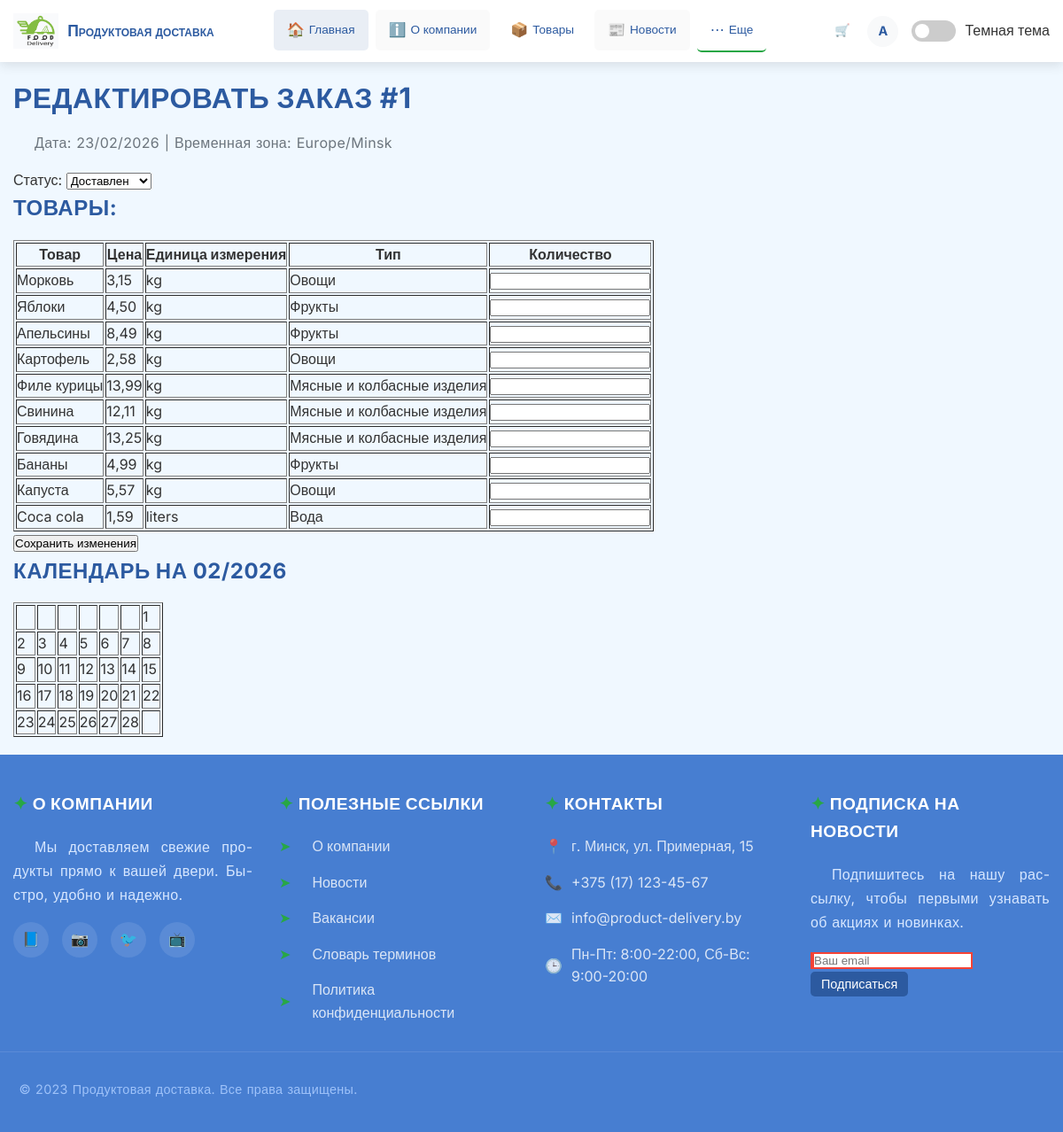
The app's page /orders/1/edit/ (signed in) with its own data.
### delivery_app/models.py (models this page shows, shortened)
class Order(models.Model):
    STATUS_CHOICES = (
        ('Pending', 'В ожидании'),
        ('Shipped', 'Отправлен'),
        ('Delivered', 'Доставлен'),
        ('Canceled', 'Отменен'),
    )
    DELIVERY_METHODS = (
        ('pickup', 'Самовывоз'),
        ('courier', 'Курьер'),
    )
    PAYMENT_METHODS = [
        ("card", "Банковская карта"),
        ("cash", "Наличные при получении"),
    ]
    payment_method = models.CharField(max_length=20, choices=PAYMENT_METHODS, default="cash")
    payment_status = models.CharField(max_length=20, choices=[('pending', 'Ожидает оплаты'), ('paid', 'Оплачено'), ('failed', 'Ошибка оплаты')],default='pending')
    payment_id = models.CharField(max_length=100, blank=True, null=True)
    client = models.ForeignKey(Client, on_delete=models.CASCADE, related_name='orders')
    employee = models.ForeignKey(Employee, on_delete=models.SET_NULL, null=True, blank=True, related_name='handled_orders')
    pickup_point = models.ForeignKey(PickupPoint, on_delete=models.SET_NULL, null=True, blank=True, related_name='orders')
    status = models.CharField(max_length=20, choices=STATUS_CHOICES, default='Pending')
    date_ordered = models.DateTimeField(auto_now_add=True)
    date_delivered = models.DateTimeField(null=True, blank=True)
    delivery_cost = models.DecimalField(max_digits=10, decimal_places=2, default=Decimal('0.00'))
    delivery_method = models.CharField(max_length=20, choices=DELIVERY_METHODS, default='pickup')
    delivery_address = models.CharField(max_length=200, blank=True, help_text="Адрес доставки для курьера")
    promocode = models.ForeignKey(PromoCode, on_delete=models.SET_NULL, null=True, blank=True, related_name='orders')  # Новая связь

class Product(models.Model):
    UNIT_CHOICES = [
        ('pieces', 'Штуки'),
        ('kg', 'Килограммы'),
        ('liters', 'Литры')
    ]
    name = models.CharField(max_length=200)
    price = models.DecimalField(max_digits=10, decimal_places=2)
    unit_of_measurement = models.CharField(max_length=20, choices=UNIT_CHOICES)
    product_type = models.ForeignKey(ProductType, on_delete=models.CASCADE, related_name='products')
    description = models.TextField(blank=True)
    manufacturer = models.ForeignKey(Manufacturer, on_delete=models.SET_NULL, null=True, blank=True, related_name='products')
    weight = models.DecimalField(max_digits=10, decimal_places=2, default=Decimal('1.00'), help_text="Вес в кг")
    stock = models.PositiveIntegerField(default=0, help_text="Количество на складе")
    image = models.ImageField(upload_to='products/', blank=True, null=True, help_text="Изображение товара")

class ProductType(models.Model):
    name = models.CharField(max_length=100)

### delivery_app/views.py (the view, shortened to what this page needs)
# urls.py: path('orders/<int:pk>/edit/', views.edit_order, name='edit_order'),
@login_required
def edit_order(request, pk):
    order = get_object_or_404(Order, pk=pk)
    user = request.user
    if not (user.is_superuser or (hasattr(user, 'employee') and order.employee == user.employee)):
        messages.error(request, "У вас нет прав для редактирования этого заказа.")
        return redirect('delivery_app:order_detail', pk=pk)
    products = Product.objects.all()
    context = {
        'order': order,
        'products': products,
        'current_date': timezone.now().strftime('%d/%m/%Y'),
        'timezone': 'Europe/Minsk',
        'calendar': calendar.monthcalendar(timezone.now().year, timezone.now().month),
    }
    return render(request, 'delivery_app/edit_order.html', context)

### delivery_app/templates/delivery_app/edit_order.html (shortened to what this page needs)
{% extends "delivery_app/base.html" %}
{% block content %}
<h2>Редактировать заказ #{{ order.id }}</h2>
<p>Дата: {{ current_date }} | Временная зона: {{ timezone }}</p>
<form method="post">
    <label for="status">Статус:</label>
    <select name="status" id="status">
        {% for value, label in order.STATUS_CHOICES %}
            <option value="{{ value }}" {% if order.status == value %}selected{% endif %}>{{ label }}</option>
        {% endfor %}
    </select>
    <h3>Товары:</h3>
    <table border="1">
        <thead>
            <tr>
                <th>Товар</th>
                <th>Цена</th>
                <th>Единица измерения</th>
                <th>Тип</th>
                <th>Количество</th>
            </tr>
        </thead>
        <tbody>
            {% for product in products %}
            <tr>
                <td>{{ product.name }}</td>
                <td>{{ product.price }}</td>
                <td>{{ product.unit_of_measurement }}</td>
                <td>{{ product.product_type.name }}</td>
                <td>
                    <input type="number" name="quantity_{{ product.id }}" value="{% for item in order.orderitem_set.all %}{% if item.product.id == product.id %}{{ item.quantity }}{% endif %}{% endfor %}" min="0" step="0.1">
                </td>
            </tr>
            {% endfor %}
        </tbody>
    </table>
    <button type="submit">Сохранить изменения</button>
</form>
<h3>Календарь на {{ current_date|slice:"3:10" }}</h3>
<table border="1">
    {% for week in calendar %}
    <tr>
        {% for day in week %}
        <td{% if day == 0 %} class="empty"{% endif %}>
            {{ day|default:"" }}
        </td>
        {% endfor %}
    </tr>
    {% endfor %}
</table>
{% endblock %}

### delivery_app/templates/delivery_app/base.html (shortened to what this page needs)
{% load static %}
<!DOCTYPE html>
<html lang="ru">
<head>
    <link rel="stylesheet" href="{% static 'delivery_app/css/style.css' %}">
</head>
<body>
    <header>
        <div class="header-container">
            <a href="{% url 'delivery_app:home' %}" class="logo">
                <img src="{% static 'delivery_app/images/logo.png' %}" alt="Логотип доставки продуктов">
                <span class="logo-text">Продуктовая доставка</span>
            </a>
            <nav class="nav-desktop">
                <ul class="nav-menu">
                    <li><a href="{% url 'delivery_app:home' %}"
                            class="nav-link {% if request.resolver_match.url_name == 'home' %}active{% endif %}">
                            <span class="nav-icon">🏠</span> Главная
                        </a></li>
                    <li><a href="{% url 'delivery_app:about' %}"
                            class="nav-link {% if request.resolver_match.url_name == 'about' %}active{% endif %}">
                            <span class="nav-icon">ℹ️</span> О компании
                        </a></li>
                    <li><a href="{% url 'delivery_app:product_list' %}"
                            class="nav-link {% if request.resolver_match.url_name == 'product_list' %}active{% endif %}">
                            <span class="nav-icon">📦</span> Товары
                        </a></li>
                    <li><a href="{% url 'delivery_app:news' %}"
                            class="nav-link {% if request.resolver_match.url_name == 'news' %}active{% endif %}">
                            <span class="nav-icon">📰</span> Новости
                        </a></li>
                    <li class="more-menu">
                        <a href="#" class="nav-link">
                            <span class="nav-icon">⋯</span> Еще
                        </a>
                    </li>
                </ul>
                <div class="user-menu">
                    <a href="{% url 'delivery_app:cart' %}" class="nav-link" title="Корзина"
                        style="position: relative;">
                        <span>🛒</span>
                    </a>
                    {% if user.is_authenticated %}
                    <div class="user-avatar" title="{{ user.username }}">
                        {{ user.username|first|upper }}
                    </div>
                    {% else %}
                    <a href="{% url 'delivery_app:login' %}" class="btn btn-outline">Войти</a>
                    <a href="{% url 'delivery_app:register' %}" class="btn btn-primary">Регистрация</a>
                    {% endif %}
                </div>
                <div class="theme-switcher">
                    <label class="switch">
                        <span class="slider round"></span>
                    </label>
                    <span id="theme-label">Темная тема</span>
                </div>
            </nav>
        </div>
    </header>
    <main>
        <div class="container">
            {% block content %}
            {% endblock %}
        </div>
    </main>
    <footer>
        <div class="footer-container">
            <div class="footer-section">
                <h3>О компании</h3>
                <p>Мы доставляем свежие продукты прямо к вашей двери. Быстро, удобно и надежно.</p>
                <div class="social-links">
                    <a href="#" class="social-link"><span>📘</span></a>
                    <a href="#" class="social-link"><span>📷</span></a>
                    <a href="#" class="social-link"><span>🐦</span></a>
                    <a href="#" class="social-link"><span>📺</span></a>
                </div>
            </div>
            <div class="footer-section">
                <h3>Полезные ссылки</h3>
                <div class="footer-links">
                    <a href="{% url 'delivery_app:about' %}"> О компании</a>
                    <a href="{% url 'delivery_app:news' %}"> Новости</a>
                    <a href="{% url 'delivery_app:vacancies' %}"> Вакансии</a>
                    <a href="{% url 'delivery_app:faq' %}"> Словарь терминов</a>
                    <a href="{% url 'delivery_app:privacy_policy' %}"> Политика
                        конфиденциальности</a>
                </div>
            </div>
            <div class="footer-section">
                <h3>Контакты</h3>
                <div class="contact-info">
                    <div class="contact-item">
                        <span>📍</span>
                        <span>г. Минск, ул. Примерная, 15</span>
                    </div>
                    <div class="contact-item">
                        <span>📞</span>
                        <span>+375 (17) 123-45-67</span>
                    </div>
                    <div class="contact-item">
                        <span>✉️</span>
                        <span>info@product-delivery.by</span>
                    </div>
                    <div class="contact-item">
                        <span>🕒</span>
                        <span>Пн-Пт: 8:00-22:00, Сб-Вс: 9:00-20:00</span>
                    </div>
                </div>
            </div>
            <div class="footer-section">
                <h3>Подписка на новости</h3>
                <p>Подпишитесь на нашу рассылку, чтобы первыми узнавать об акциях и новинках.</p>
                <form class="subscribe-form">
                    <input type="email" placeholder="Ваш email" required>
                    <button type="submit" class="btn btn-primary">Подписаться</button>
                </form>
            </div>
        </div>
        <div class="footer-bottom">
            <p>&copy; 2023 Продуктовая доставка. Все права защищены.</p>
        </div>
    </footer>
</body>
</html>

### delivery_app/static/delivery_app/css/style.css (style rules this page uses)
:root { --primary-color: #2c5aa0; --primary-dark: #1e3d6f; --primary-light: #3a6bc0; --secondary-color: #4CAF50; --secondary-dark: #388E3C; --accent-color: #FF9800; --text-dark: #2c3e50; --text-light: #6c757d; --bg-light: #f8f9fa; --bg-white: #ffffff; --border-color: #e9ecef; --shadow: 0 4px 12px rgba(0, 0, 0, 0.1); --shadow-hover: 0 8px 24px rgba(0, 0, 0, 0.15); }
* { margin: 0; padding: 0; box-sizing: border-box; }
body { font-family: 'Segoe UI', Tahoma, Geneva, Verdana, sans-serif; line-height: 1.6; color: var(--text-dark); background-color: var(--bg-light); }
h1, h2, h3, h4, h5, h6 { color: var(--primary-color); margin-bottom: 1rem; font-weight: 600; }
h2 { font-size: 2em; line-height: 1.3; }
h3 { font-size: 1.5em; }
p { margin-bottom: 1rem; color: var(--text-light); }
a { color: var(--primary-color); text-decoration: none; transition: color 0.3s ease; }
.btn { display: inline-block; padding: 12px 24px; border: none; border-radius: 8px; font-size: 1em; font-weight: 500; text-align: center; cursor: pointer; transition: all 0.3s ease; text-decoration: none; position: relative; overflow: hidden; }
.btn-primary { background-color: var(--primary-color); color: white; }
.container { max-width: 1200px; margin: 0 auto; padding: 0 20px; }

### records on screen
Order: id "1", status "Доставлен"
Product: name "Морковь", price "3,15", unit_of_measurement "kg", product_type.name "Овощи"
Product: name "Яблоки", price "4,50", unit_of_measurement "kg", product_type.name "Фрукты"
Product: name "Апельсины", price "8,49", unit_of_measurement "kg", product_type.name "Фрукты"
Product: name "Картофель", price "2,58", unit_of_measurement "kg", product_type.name "Овощи"
Product: name "Филе курицы", price "13,99", unit_of_measurement "kg", product_type.name "Мясные и колбасные изделия"
Product: name "Свинина", price "12,11", unit_of_measurement "kg", product_type.name "Мясные и колбасные изделия"
Product: name "Говядина", price "13,25", unit_of_measurement "kg", product_type.name "Мясные и колбасные изделия"
Product: name "Бананы", price "4,99", unit_of_measurement "kg", product_type.name "Фрукты"
Product: name "Капуста", price "5,57", unit_of_measurement "kg", product_type.name "Овощи"
Product: name "Coca cola", price "1,59", unit_of_measurement "liters", product_type.name "Вода"

### other values on screen
{{ user.username|first|upper }} "A"
{{ timezone }} "Europe/Minsk"
{{ day|default:"" }} "1" "2" "3" "4" "5" "6" "7" "8" "9" "10" "11" "12" "13" "14" "15" "16" "17" "18" "19" "20" "21" "22" "23" "24" "25" "26" "27" "28"
